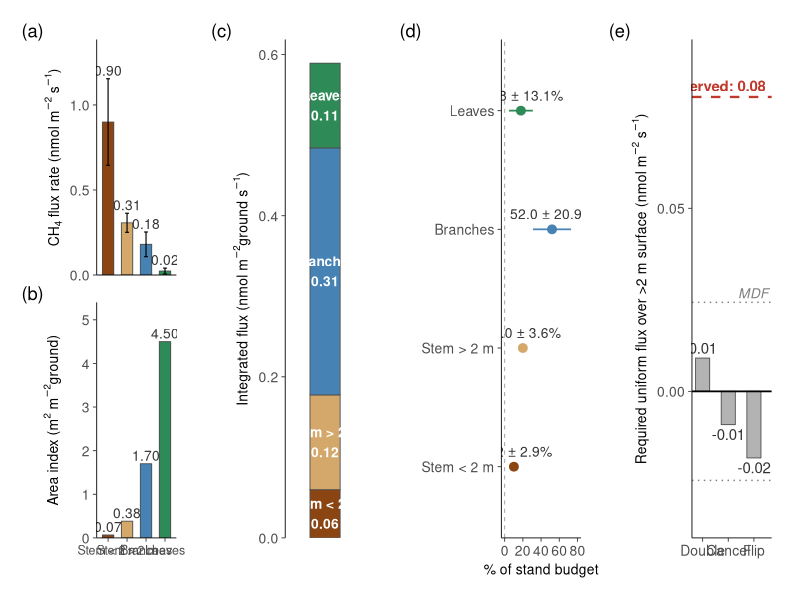
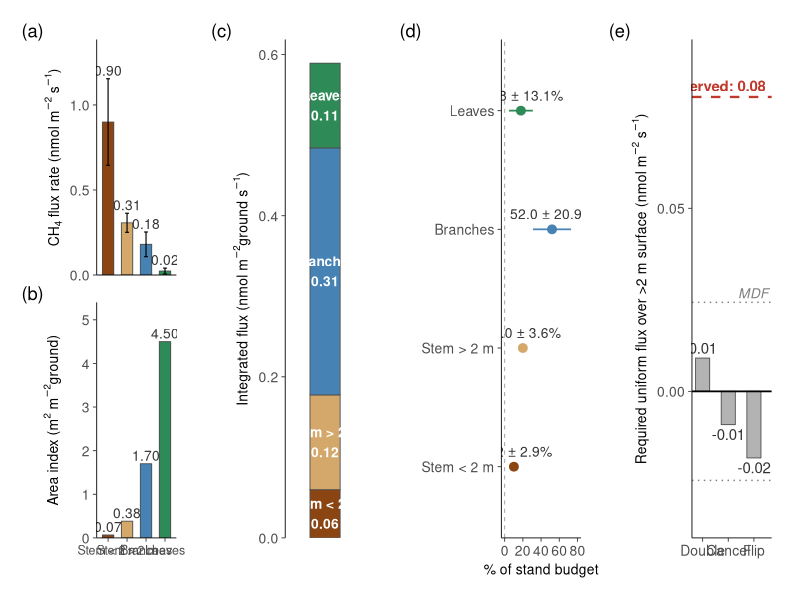

The R source for these figures, in order:
#!/usr/bin/env Rscript
# =============================================================================
# figure_sensitivity_breakeven.R
#
# Sensitivity analysis: stand-level CH₄ budget with vertical truncation at 2 m.
#
# All areas are expressed per m² ground area using Whittaker & Woodwell (1967)
# surface area indices for a temperate deciduous forest:
#   stem bark   = 0.45 m² / m² ground
#   branch bark = 1.70 m² / m² ground
#   LAI         = 4.5  m² / m² ground
#
# The cone taper model (26 m tree, 40 cm DBH) is used ONLY to partition the
# 0.45 m² of stem bark into below-2m vs above-2m fractions. Branches and
# leaves are entirely above 2 m.
#
# Part 1 — STAND-LEVEL BUDGET
#   Multiply observed per-tissue CH₄ flux rates by literature surface area
#   indices to get integrated flux per m² ground for each compartment:
#     (a) stem < 2 m
#     (b) stem ≥ 2 m
#     (c) branches
#     (d) leaves
#
# Part 2 — BREAK-EVEN THRESHOLDS
#   What uniform average flux rate across ALL >2 m surfaces would be needed to:
#     DOUBLE  — double the <2 m integrated emission
#     CANCEL  — exactly offset the <2 m emission (net = 0)
#     FLIP    — make the stand a net sink equal in magnitude to <2 m source
#
# Output: figure_sensitivity_breakeven.pdf/.png + tables to console
# =============================================================================

library(ggplot2)
library(dplyr)
library(tidyr)
library(patchwork)

# ═══════════════════════════════════════════════════════════════════════════════
# 1. SURFACE AREA INDICES (per m² ground)
# ═══════════════════════════════════════════════════════════════════════════════

# Whittaker & Woodwell (1967) stand-level indices
stem_bark_index   <- 0.45   # m² stem bark  / m² ground
branch_bark_index <- 1.70   # m² branch bark / m² ground
leaf_area_index   <- 4.5    # m² leaf / m² ground

# ── Cone taper model (only used to split stem into <2m / ≥2m) ───────────────
# Representative canopy tree: 26 m tall, 40 cm DBH
tree_height      <- 26      # m
dbh              <- 0.40    # m
dbh_height       <- 1.37    # m
base_radius      <- dbh / 2
height_above_dbh <- tree_height - dbh_height

radius_at <- function(h) {
  pmax(0, base_radius * (tree_height - h) / height_above_dbh)
}

cone_lateral_area <- function(h1, h2) {
  r1 <- radius_at(h1)
  r2 <- radius_at(h2)
  slant <- sqrt((h2 - h1)^2 + (r1 - r2)^2)
  pi * (r1 + r2) * slant
}

# Fraction of stem bark below 2 m (from cone geometry)
total_cone_area <- cone_lateral_area(0, tree_height)
cone_below_2m   <- cone_lateral_area(0, 2)
frac_stem_lt2   <- cone_below_2m / total_cone_area  # ~0.148

# ── Stand-level areas (m² surface per m² ground) ────────────────────────────
A_stem_lt2  <- stem_bark_index * frac_stem_lt2           # stem below 2 m
A_stem_ge2  <- stem_bark_index * (1 - frac_stem_lt2)     # stem above 2 m
A_branch    <- branch_bark_index                          # all branches (>2 m)
A_leaf      <- leaf_area_index                            # all leaves (>2 m)
A_gt2_total <- A_stem_ge2 + A_branch + A_leaf             # total >2 m surface
A_total     <- A_stem_lt2 + A_gt2_total                   # total tree surface

cat("═══════════════════════════════════════════════════════════════════\n")
cat("Stand-level surface areas (m² surface per m² ground)\n")
cat("  Whittaker & Woodwell (1967); cone split at 2 m\n")
cat("═══════════════════════════════════════════════════════════════════\n")
cat(sprintf("  Stem < 2 m:     %.4f  (%4.1f%% of total)\n",
            A_stem_lt2, 100 * A_stem_lt2 / A_total))
cat(sprintf("  Stem ≥ 2 m:     %.4f  (%4.1f%%)\n",
            A_stem_ge2, 100 * A_stem_ge2 / A_total))
cat(sprintf("  Branch bark:    %.4f  (%4.1f%%)\n",
            A_branch, 100 * A_branch / A_total))
cat(sprintf("  Leaf area:      %.4f  (%4.1f%%)\n",
            A_leaf, 100 * A_leaf / A_total))
cat(sprintf("  Total:          %.4f\n", A_total))
cat(sprintf("  Total > 2 m:    %.4f  (%4.1f%%)\n\n",
            A_gt2_total, 100 * A_gt2_total / A_total))

# ═══════════════════════════════════════════════════════════════════════════════
# 2. EMPIRICAL FLUX DATA (Harvard Forest)
# ═══════════════════════════════════════════════════════════════════════════════

dat <- read.csv(file.path("data processing", "goFlux_reprocessing",
                           "results", "canopy_flux_goFlux_compiled_with_mdf.csv"),
                stringsAsFactors = FALSE)

dat <- dat %>%
  filter(!(Species == "bg" & Tree_Tag == 3)) %>%
  mutate(Component = ifelse(Type == "leaf (shaded)", "leaf", Type)) %>%
  filter(!is.na(CH4_best.flux), !is.na(Height_m))

# Per-tissue flux summaries
stem_lt2_dat  <- dat %>% filter(Component == "stem", Height_m < 2)
stem_ge2_dat  <- dat %>% filter(Component == "stem", Height_m >= 2)
branch_dat    <- dat %>% filter(Component == "branch")
leaf_dat      <- dat %>% filter(Component == "leaf")

F_stem_lt2   <- mean(stem_lt2_dat$CH4_best.flux, na.rm = TRUE)
F_stem_ge2   <- mean(stem_ge2_dat$CH4_best.flux, na.rm = TRUE)
F_branch     <- mean(branch_dat$CH4_best.flux, na.rm = TRUE)
F_leaf       <- mean(leaf_dat$CH4_best.flux, na.rm = TRUE)

# SE of the mean = SD / sqrt(n) for population-level uncertainty
SE_stem_lt2  <- sd(stem_lt2_dat$CH4_best.flux, na.rm = TRUE) / sqrt(nrow(stem_lt2_dat))
SE_stem_ge2  <- sd(stem_ge2_dat$CH4_best.flux, na.rm = TRUE) / sqrt(nrow(stem_ge2_dat))
SE_branch    <- sd(branch_dat$CH4_best.flux, na.rm = TRUE)    / sqrt(nrow(branch_dat))
SE_leaf      <- sd(leaf_dat$CH4_best.flux, na.rm = TRUE)      / sqrt(nrow(leaf_dat))

# MDF detection fractions (Empirical 95%: campaign MAD sigma, z = 1.96, t in s)
mdf_frac <- function(d) {
  if ("CH4_below_MDF_wass95" %in% names(d)) {
    sum(d$CH4_below_MDF_wass95, na.rm = TRUE) / nrow(d)
  } else NA
}

cat("═══════════════════════════════════════════════════════════════════\n")
cat("Empirical per-tissue CH₄ flux rates (nmol m⁻² s⁻¹)\n")
cat("═══════════════════════════════════════════════════════════════════\n")
cat(sprintf("  Stem <2 m:   mean = %.4f ± %.4f SE  median = %.4f  (n = %d, %.0f%% below MDF)\n",
            F_stem_lt2, SE_stem_lt2,
            median(stem_lt2_dat$CH4_best.flux, na.rm = TRUE),
            nrow(stem_lt2_dat), 100 * mdf_frac(stem_lt2_dat)))
cat(sprintf("  Stem ≥2 m:   mean = %.4f ± %.4f SE  median = %.4f  (n = %d, %.0f%% below MDF)\n",
            F_stem_ge2, SE_stem_ge2,
            median(stem_ge2_dat$CH4_best.flux, na.rm = TRUE),
            nrow(stem_ge2_dat), 100 * mdf_frac(stem_ge2_dat)))
cat(sprintf("  Branch:      mean = %.4f ± %.4f SE  median = %.4f  (n = %d, %.0f%% below MDF)\n",
            F_branch, SE_branch,
            median(branch_dat$CH4_best.flux, na.rm = TRUE),
            nrow(branch_dat), 100 * mdf_frac(branch_dat)))
cat(sprintf("  Leaf:        mean = %.4f ± %.4f SE  median = %.4f  (n = %d, %.0f%% below MDF)\n\n",
            F_leaf, SE_leaf,
            median(leaf_dat$CH4_best.flux, na.rm = TRUE),
            nrow(leaf_dat), 100 * mdf_frac(leaf_dat)))

# ═══════════════════════════════════════════════════════════════════════════════
# 3. STAND-LEVEL CH₄ BUDGET
#    Flux rate × area index = integrated flux per m² ground
# ═══════════════════════════════════════════════════════════════════════════════

budget <- tibble(
  compartment = c("Stem < 2 m", "Stem > 2 m", "Branches", "Leaves"),
  flux_rate   = c(F_stem_lt2, F_stem_ge2, F_branch, F_leaf),
  flux_SE     = c(SE_stem_lt2, SE_stem_ge2, SE_branch, SE_leaf),
  area_index  = c(A_stem_lt2, A_stem_ge2, A_branch, A_leaf)
) %>%
  mutate(
    integrated    = flux_rate * area_index,              # nmol m⁻² ground s⁻¹
    integrated_SE = flux_SE * area_index,                # propagated SE
    pct           = 100 * integrated / sum(integrated)   # % of stand total
  )

# Total uncertainty via quadrature (independent components)
total_integrated_SE <- sqrt(sum(budget$integrated_SE^2))

# >2 m aggregate
gt2_integrated <- sum(budget$integrated[budget$compartment != "Stem < 2 m"])
total_integrated <- sum(budget$integrated)
gt2_pct <- 100 * gt2_integrated / total_integrated

cat("═══════════════════════════════════════════════════════════════════\n")
cat("Stand-level CH₄ budget (flux rate × area index)\n")
cat("  Units: nmol CH₄ per m² ground per second\n")
cat("═══════════════════════════════════════════════════════════════════\n")
cat(sprintf("  %-15s  %12s  %8s  %12s  %16s  %10s  %8s\n",
            "Compartment", "Flux rate", "± SE", "Area index", "Integrated", "± SE", "% total"))
cat(strrep("─", 90), "\n")
for (i in seq_len(nrow(budget))) {
  b <- budget[i, ]
  cat(sprintf("  %-15s  %11.4f  %7.4f   %11.4f    %14.4f  %9.4f   %6.1f%%\n",
              b$compartment, b$flux_rate, b$flux_SE, b$area_index,
              b$integrated, b$integrated_SE, b$pct))
}
cat(strrep("─", 90), "\n")
cat(sprintf("  %-15s  %11s  %7s   %11.4f    %14.4f  %9.4f   %6.1f%%\n",
            "TOTAL", "", "", A_total, total_integrated, total_integrated_SE, 100))
cat(sprintf("  %-15s  %11s  %7s   %11.4f    %14.4f   %8s   %6.1f%%\n\n",
            "All > 2 m", "", "", A_gt2_total, gt2_integrated, "", gt2_pct))

# Area-weighted mean flux across all >2 m surfaces
F_gt2_observed <- gt2_integrated / A_gt2_total
cat(sprintf("  Observed area-weighted mean flux >2 m: %.4f nmol m⁻² s⁻¹\n\n",
            F_gt2_observed))

# ═══════════════════════════════════════════════════════════════════════════════
# 4. BREAK-EVEN CALCULATION
#    What uniform flux across all >2 m surface (per m² of that surface)
#    would double / cancel / flip the <2 m emission?
# ═══════════════════════════════════════════════════════════════════════════════

baseline <- budget$integrated[budget$compartment == "Stem < 2 m"]  # nmol/m²ground/s

scenarios <- tibble(
  scenario    = c("Double", "Cancel", "Flip"),
  description = c("Net = 2× basal emission",
                   "Net = 0 (break-even)",
                   "Net = −1× basal (equal sink)"),
  multiplier  = c(2, 0, -1)
) %>%
  mutate(
    net_target     = multiplier * baseline,
    F_gt2_required = (net_target - baseline) / A_gt2_total
  )

cat("═══════════════════════════════════════════════════════════════════\n")
cat("Break-even analysis\n")
cat(sprintf("  Baseline (stem <2 m): %.4f nmol m⁻²ground s⁻¹\n", baseline))
cat(sprintf("  Total >2 m area index: %.4f m²surface / m²ground\n", A_gt2_total))
cat("═══════════════════════════════════════════════════════════════════\n")
cat(sprintf("  %-10s  %-35s  %18s\n",
            "Scenario", "Description", "Required F_gt2"))
cat(strrep("─", 70), "\n")
for (i in seq_len(nrow(scenarios))) {
  s <- scenarios[i, ]
  cat(sprintf("  %-10s  %-35s  %15.4f nmol m⁻² s⁻¹\n",
              s$scenario, s$description, s$F_gt2_required))
}
cat(sprintf("\n  Observed area-weighted >2 m flux:   %.4f nmol m⁻² s⁻¹\n",
            F_gt2_observed))
cat(sprintf("  Ratio observed / cancel threshold:  %.1f×\n\n",
            abs(F_gt2_observed / scenarios$F_gt2_required[scenarios$scenario == "Cancel"])))

# ═══════════════════════════════════════════════════════════════════════════════
# 5. FIGURES
# ═══════════════════════════════════════════════════════════════════════════════

# Compartment colors — consistent across panels
compartment_colors <- c(
  "Stem < 2 m"  = "#8B4513",   # saddle brown
  "Stem > 2 m"  = "#D4A76A",   # light tan
  "Branches"    = "#4682B4",   # steel blue
  "Leaves"      = "#2E8B57"    # sea green
)

# Scenario colors — distinct from compartment colors
scenario_colors <- c(
  "Double" = "#E8A87C",    # peach / apricot
  "Cancel" = "#A8A8A8",    # neutral grey
  "Flip"   = "#7B6BA1"     # muted purple
)

# ── Panel A: Per-tissue flux rates (top) and area indices (bottom) ────────────

# Use plain ASCII labels to avoid encoding issues with ≥
comp_labels <- c("Stem < 2 m", "Stem > 2 m", "Branches", "Leaves")

rate_data <- tibble(
  compartment = factor(comp_labels, levels = comp_labels),
  flux_rate   = c(F_stem_lt2, F_stem_ge2, F_branch, F_leaf),
  flux_SE     = c(SE_stem_lt2, SE_stem_ge2, SE_branch, SE_leaf),
  area_index  = c(A_stem_lt2, A_stem_ge2, A_branch, A_leaf),
  area_pct    = c(100 * A_stem_lt2 / A_total,
                  100 * A_stem_ge2 / A_total,
                  100 * A_branch / A_total,
                  100 * A_leaf / A_total)
)

# Top row: flux rates
p_rates <- ggplot(rate_data, aes(x = compartment, y = flux_rate,
                                  fill = compartment)) +
  geom_col(width = 0.6, color = "grey30", linewidth = 0.3) +
  geom_errorbar(aes(ymin = flux_rate - flux_SE, ymax = flux_rate + flux_SE),
                width = 0.2, linewidth = 0.4) +
  geom_text(aes(y = flux_rate + flux_SE, label = sprintf("%.2f", flux_rate)),
            vjust = -0.3, size = 3.5, color = "grey20") +
  scale_fill_manual(values = setNames(unname(compartment_colors), comp_labels),
                    guide = "none") +
  scale_y_continuous(expand = expansion(mult = c(0, 0.2))) +
  labs(
    x = NULL,
    y = expression("CH"[4]~"flux rate (nmol m"^{-2}~"s"^{-1}*")")
  ) +
  theme_classic(base_size = 11) +
  theme(
    axis.line  = element_line(linewidth = 0.3),
    axis.ticks = element_line(linewidth = 0.3),
    axis.text  = element_text(size = 10),
    axis.text.x = element_blank(),
    axis.ticks.x = element_blank(),
    axis.title = element_text(size = 10),
    plot.margin = margin(10, 10, 2, 10)
  )

# Bottom row: area indices
p_area <- ggplot(rate_data, aes(x = compartment, y = area_index,
                                 fill = compartment)) +
  geom_col(width = 0.6, color = "grey30", linewidth = 0.3) +
  geom_text(aes(label = sprintf("%.2f", area_index)),
            vjust = -0.3, size = 3.5, color = "grey20") +
  scale_fill_manual(values = setNames(unname(compartment_colors), comp_labels),
                    guide = "none") +
  scale_y_continuous(expand = expansion(mult = c(0, 0.2))) +
  labs(
    x = NULL,
    y = expression("Area index (m"^{2}~"m"^{-2}*"ground)")
  ) +
  theme_classic(base_size = 11) +
  theme(
    axis.line  = element_line(linewidth = 0.3),
    axis.ticks = element_line(linewidth = 0.3),
    axis.text  = element_text(size = 10),
    axis.text.x = element_text(size = 9),
    axis.title = element_text(size = 10),
    plot.margin = margin(2, 10, 10, 10)
  )

# Stack into panel A
p_panel_a <- p_rates / p_area + plot_layout(heights = c(1, 1))

# ── Panel B: Integrated budget (stacked bar) ─────────────────────────────────

budget_plot <- budget
budget_plot$compartment <- factor(budget_plot$compartment,
  levels = c("Leaves", "Branches", "Stem > 2 m", "Stem < 2 m"))

p_budget <- ggplot(budget_plot, aes(x = 1, y = integrated, fill = compartment)) +
  geom_col(width = 0.5, color = "grey30", linewidth = 0.3) +
  geom_text(aes(label = sprintf("%s\n%.2f", compartment, integrated)),
            position = position_stack(vjust = 0.5),
            size = 3.5, color = "white", fontface = "bold") +
  scale_fill_manual(values = compartment_colors, guide = "none") +
  scale_y_continuous(expand = expansion(mult = c(0, 0.05))) +
  labs(
    x = NULL,
    y = expression("Integrated flux (nmol m"^{-2}*"ground s"^{-1}*")")
  ) +
  coord_cartesian(xlim = c(0.4, 1.6)) +
  theme_classic(base_size = 11) +
  theme(
    axis.line.x  = element_blank(),
    axis.ticks.x = element_blank(),
    axis.text.x  = element_blank(),
    axis.line.y  = element_line(linewidth = 0.3),
    axis.ticks.y = element_line(linewidth = 0.3),
    axis.text.y  = element_text(size = 10),
    axis.title   = element_text(size = 10),
    plot.margin  = margin(10, 10, 10, 15)
  )

# ── Panel C: Break-even thresholds vs observed ───────────────────────────────

scenarios$scenario <- factor(scenarios$scenario,
  levels = c("Double", "Cancel", "Flip"))

# Median MDF (Empirical 95%) for reference line on breakeven panel
median_MDF <- median(dat$CH4_MDF_wass95, na.rm = TRUE)
cat(sprintf("  Median Empirical 95%% MDF: %.4f nmol m⁻² s⁻¹\n\n", median_MDF))

# Use numeric x-axis to allow annotate("rect") for MDF band
scenarios$scenario_x <- as.numeric(scenarios$scenario)

p_breakeven <- ggplot(scenarios, aes(x = scenario_x, y = F_gt2_required)) +
  # MDF detection threshold — dotted lines
  geom_hline(yintercept = c(-median_MDF, median_MDF),
             linetype = "dotted", color = "grey50", linewidth = 0.5) +
  annotate("text", x = 3.55, y = median_MDF,
           label = "MDF", size = 3.5, color = "grey50",
           fontface = "italic", vjust = -0.4, hjust = 1) +
  geom_col(width = 0.55, fill = "grey70", color = "grey30", linewidth = 0.3) +
  geom_hline(yintercept = 0, linewidth = 0.6, color = "black") +
  # Observed empirical rate
  geom_hline(yintercept = F_gt2_observed, linewidth = 0.8,
             linetype = "dashed", color = "#C0392B") +
  annotate("text", x = 3.45, y = F_gt2_observed,
           label = sprintf("Observed: %.2f", F_gt2_observed),
           hjust = 1, vjust = -0.5, size = 3.8, color = "#C0392B",
           fontface = "bold") +
  geom_text(aes(label = sprintf("%.2f", F_gt2_required),
                vjust = ifelse(F_gt2_required >= 0, -0.4, 1.4)),
            size = 3.8, color = "grey20") +
  scale_x_continuous(breaks = 1:3, labels = levels(scenarios$scenario)) +
  scale_y_continuous(expand = expansion(mult = c(0.15, 0.15))) +
  labs(
    x = NULL,
    y = expression("Required uniform flux over >2 m surface (nmol m"^{-2}~"s"^{-1}*")")
  ) +
  theme_classic(base_size = 11) +
  theme(
    axis.line  = element_line(linewidth = 0.3),
    axis.ticks = element_line(linewidth = 0.3),
    axis.text  = element_text(size = 10),
    axis.title = element_text(size = 10),
    plot.margin = margin(10, 15, 10, 10)
  )

# ── Panel B2: Dot-and-whisker (% of stand budget) ────────────────────────────

# Convert integrated flux and SE to % of total budget
dot_data <- budget %>%
  select(compartment, integrated, integrated_SE) %>%
  mutate(
    pct_budget    = 100 * integrated / total_integrated,
    pct_budget_SE = 100 * integrated_SE / total_integrated
  ) %>%
  mutate(compartment = factor(compartment, levels = comp_labels))

p_dotwhisker <- ggplot(dot_data, aes(x = pct_budget, y = compartment,
                                      color = compartment)) +
  geom_vline(xintercept = 0, linetype = "dashed", color = "grey60",
             linewidth = 0.3) +
  geom_pointrange(aes(xmin = pct_budget - pct_budget_SE,
                      xmax = pct_budget + pct_budget_SE),
                  size = 0.5, linewidth = 0.6) +
  geom_text(aes(label = sprintf("%.1f \u00b1 %.1f%%", pct_budget, pct_budget_SE)),
            vjust = -1, hjust = 0.5, size = 3.5, color = "grey20",
            show.legend = FALSE) +
  scale_color_manual(
    values = setNames(unname(compartment_colors), comp_labels),
    guide = "none") +
  scale_x_continuous(expand = expansion(mult = c(0.05, 0.15))) +
  labs(
    x = "% of stand budget",
    y = NULL
  ) +
  theme_classic(base_size = 11) +
  theme(
    axis.line  = element_line(linewidth = 0.3),
    axis.ticks = element_line(linewidth = 0.3),
    axis.text  = element_text(size = 10),
    axis.title = element_text(size = 10),
    plot.margin = margin(10, 10, 10, 15)
  )

# ── Combine ──────────────────────────────────────────────────────────────────

combined <- (p_panel_a | p_budget | p_dotwhisker | p_breakeven) +
  plot_layout(widths = c(1, 1, 1, 1)) +
  plot_annotation(
    tag_levels = "a",
    tag_prefix = "(", tag_suffix = ")",
    theme = theme(plot.tag = element_text(size = 12, face = "bold"))
  )

# ═══════════════════════════════════════════════════════════════════════════════
# 6. SAVE
# ═══════════════════════════════════════════════════════════════════════════════

base_dir <- "/Users/jongewirtzman/My Drive/Research/whole_tree_flux"
out_dir  <- file.path(base_dir, "figures")
if (!dir.exists(out_dir)) dir.create(out_dir, recursive = TRUE)

ggsave(file.path(out_dir, "figure_sensitivity_breakeven.pdf"), combined,
       width = 14, height = 5.5, units = "in")
ggsave(file.path(out_dir, "figure_sensitivity_breakeven.png"), combined,
       width = 14, height = 5.5, units = "in", dpi = 300)

cat("Saved: figure_sensitivity_breakeven.pdf/.png\n")
